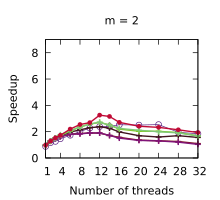

Source code (gnuplot):
set title "m = 2"
set terminal pdf size 2.2,2.0
set output "./results/LUD_n___512,_m___2.pdf"
set key off
set xrange [1:32]
set xtics (1, 4, 8, 12, 16, 20, 24, 28, 32)
set xlabel "Number of threads"
set yrange [0:9]
set ytics (0, 2, 4, 6, 8)
set ylabel "Speedup"
plot './results/LUD_n___512,_m___2.dat' using 1:2 title "Work stealing" pointsize 0.7 lw 1 pt 6 linecolor rgb "#5B2182" with linespoints, \
  './results/LUD_n___512,_m___2.dat' using 1:3 title "Multi-atomics 64 1 1" pointsize 0.7 lw 2 pt 1 linecolor rgb "#80141E" with linespoints, \
  './results/LUD_n___512,_m___2.dat' using 1:4 title "Multi-atomics 32 1 1" pointsize 0.7 lw 2 pt 1 linecolor rgb "#40141E" with linespoints, \
  './results/LUD_n___512,_m___2.dat' using 1:5 title "Multi-atomics 64 10 1" pointsize 0.7 lw 2 pt 1 linecolor rgb "#80C81E" with linespoints, \
  './results/LUD_n___512,_m___2.dat' using 1:6 title "Multi-atomics 64 1 4" pointsize 0.7 lw 2 pt 1 linecolor rgb "#801478" with linespoints, \
  './results/LUD_n___512,_m___2.dat' using 1:7 title "Multi-atomics 64 10 4" pointsize 0.7 lw 2 pt 1 linecolor rgb "#80C878" with linespoints, \
  './results/LUD_n___512,_m___2.dat' using 1:8 title "Work assisting" pointsize 0.4 lw 2 pt 7 linecolor rgb "#C00A35" with linespoints
